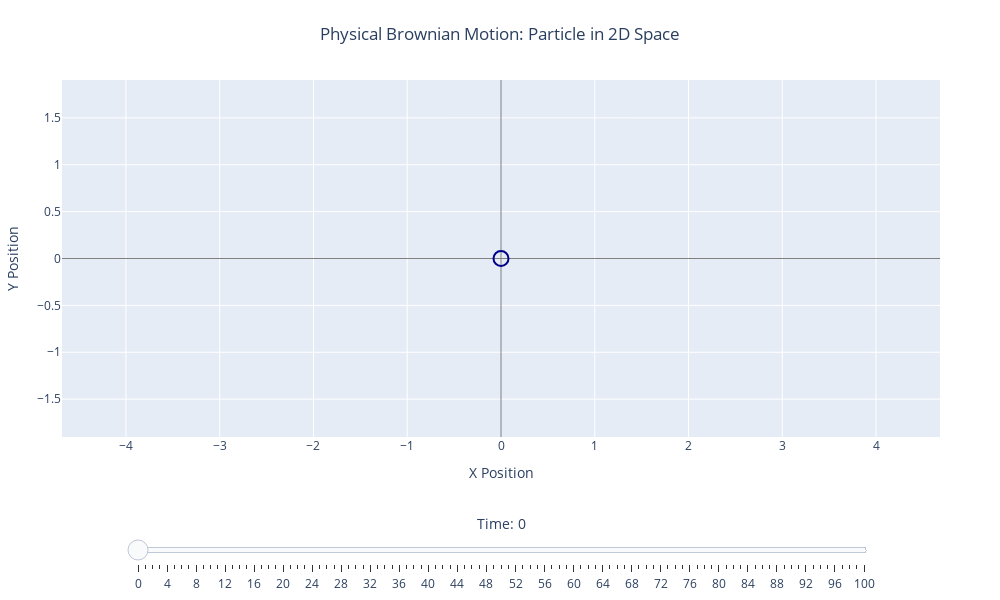

Notebook source saved alongside this figure:
### Markdown cell above
---

### Continuous-Time Stochastic Processes

#### Brownian Motion / Wiener Process

**Brownian motion** and **Wiener process** refer to the same mathematical object, though they emphasize different perspectives:
- **Brownian motion**: The physical phenomenon of random particle movement
- **Wiener process**: The rigorous mathematical formulation

### Code cell
import numpy as np
import plotly.graph_objects as go

def interactive_brownian_particle(n_steps=500, step_size=0.1):
    """
    Interactive visualization of a single particle undergoing Brownian motion.
    
    Parameters:
    n_steps (int): Number of time steps
    step_size (float): Size of each random step
    """
    # Generate the full trajectory
    dx = np.random.normal(0, step_size, n_steps)
    dy = np.random.normal(0, step_size, n_steps)
    
    x = np.cumsum(np.insert(dx, 0, 0))
    y = np.cumsum(np.insert(dy, 0, 0))
    
    # Calculate symmetric axis limits
    max_range = max(abs(x).max(), abs(y).max()) + 1
    
    # Create frames for animation
    frames = []
    for i in range(len(x)):
        frames.append(go.Frame(
            data=[go.Scatter(
                x=[x[i]], 
                y=[y[i]],
                mode='markers',
                marker=dict(size=15, color='rgba(0,0,139,0)', 
                           line=dict(width=2, color='darkblue')),
                showlegend=False
            )],
            name=str(i)
        ))
    
    # Initial figure
    fig = go.Figure(
        data=[go.Scatter(
            x=[x[0]], 
            y=[y[0]],
            mode='markers',
            marker=dict(size=15, color='rgba(0,0,139,0)', 
                       line=dict(width=2, color='darkblue')),
            showlegend=False
        )],
        frames=frames
    )
    
    # Clean layout with symmetric axes - horizontal rectangle
    fig.update_layout(
        width=1000,
        height=600,
        title={
            'text': 'Physical Brownian Motion: Particle in 2D Space',
            'x': 0.5,
            'xanchor': 'center'
        },
        xaxis=dict(
            title='X Position',
            range=[-max_range, max_range],
            showgrid=True,
            zeroline=True,
            zerolinewidth=1,
            zerolinecolor='gray'
        ),
        yaxis=dict(
            title='Y Position',
            range=[-max_range, max_range],
            scaleanchor="x",
            scaleratio=1,
            showgrid=True,
            zeroline=True,
            zerolinewidth=1,
            zerolinecolor='gray'
        ),
        margin=dict(l=60, r=60, t=80, b=120),
        sliders=[{
            'steps': [
                {
                    'args': [[f.name], {'frame': {'duration': 0}, 'mode': 'immediate'}],
                    'label': str(i),
                    'method': 'animate'
                }
                for i, f in enumerate(frames)
            ],
            'active': 0,
            'y': -0.15,
            'len': 0.85,
            'x': 0.075,
            'currentvalue': {
                'prefix': 'Time: ',
                'visible': True,
                'xanchor': 'center',
                'font': {'size': 14}
            }
        }]
    )
    
    fig.show()

# Run simulation
interactive_brownian_particle(n_steps=100, step_size=0.15)

### Figure 1 — Plotly figure (JSON) as saved in the notebook; plotly's stock layout.template omitted (floating-point values rounded to 4 significant figures)
{"data": [{"marker": {"color": "rgba(0,0,139,0)", "line": {"color": "darkblue", "width": 2}, "size": 15}, "mode": "markers", "showlegend": false, "type": "scatter", "x": [0], "y": [0]}], "layout": {"height": 600, "margin": {"b": 120, "l": 60, "r": 60, "t": 80}, "sliders": [{"active": 0, "currentvalue": {"font": {"size": 14}, "prefix": "Time: ", "visible": true, "xanchor": "center"}, "len": 0.85, "steps": [{"args": [["0"], {"frame": {"duration": 0}, "mode": "immediate"}], "label": "0", "method": "animate"}, {"args": [["1"], {"frame": {"duration": 0}, "mode": "immediate"}], "label": "1", "method": "animate"}, {"args": [["2"], {"frame": {"duration": 0}, "mode": "immediate"}], "label": "2", "method": "animate"}, {"args": [["3"], {"frame": {"duration": 0}, "mode": "immediate"}], "label": "3", "method": "animate"}, {"args": [["4"], {"frame": {"duration": 0}, "mode": "immediate"}], "label": "4", "method": "animate"}, {"args": [["5"], {"frame": {"duration": 0}, "mode": "immediate"}], "label": "5", "method": "animate"}, {"args": [["6"], {"frame": {"duration": 0}, "mode": "immediate"}], "label": "6", "method": "animate"}, {"args": [["7"], {"frame": {"duration": 0}, "mode": "immediate"}], "label": "7", "method": "animate"}, {"args": [["8"], {"frame": {"duration": 0}, "mode": "immediate"}], "label": "8", "method": "animate"}, {"args": [["9"], {"frame": {"duration": 0}, "mode": "immediate"}], "label": "9", "method": "animate"}, {"args": [["10"], {"frame": {"duration": 0}, "mode": "immediate"}], "label": "10", "method": "animate"}, {"args": [["11"], {"frame": {"duration": 0}, "mode": "immediate"}], "label": "11", "method": "animate"}, {"args": [["12"], {"frame": {"duration": 0}, "mode": "immediate"}], "label": "12", "method": "animate"}, {"args": [["13"], {"frame": {"duration": 0}, "mode": "immediate"}], "label": "13", "method": "animate"}, {"args": [["14"], {"frame": {"duration": 0}, "mode": "immediate"}], "label": "14", "method": "animate"}, {"args": [["15"], {"frame": {"duration": 0}, "mode": "immediate"}], "label": "15", "method": "animate"}, {"args": [["16"], {"frame": {"duration": 0}, "mode": "immediate"}], "label": "16", "method": "animate"}, {"args": [["17"], {"frame": {"duration": 0}, "mode": "immediate"}], "label": "17", "method": "animate"}, {"args": [["18"], {"frame": {"duration": 0}, "mode": "immediate"}], "label": "18", "method": "animate"}, {"args": [["19"], {"frame": {"duration": 0}, "mode": "immediate"}], "label": "19", "method": "animate"}, {"args": [["20"], {"frame": {"duration": 0}, "mode": "immediate"}], "label": "20", "method": "animate"}, {"args": [["21"], {"frame": {"duration": 0}, "mode": "immediate"}], "label": "21", "method": "animate"}, {"args": [["22"], {"frame": {"duration": 0}, "mode": "immediate"}], "label": "22", "method": "animate"}, {"args": [["23"], {"frame": {"duration": 0}, "mode": "immediate"}], "label": "23", "method": "animate"}, {"args": [["24"], {"frame": {"duration": 0}, "mode": "immediate"}], "label": "24", "method": "animate"}, {"args": [["25"], {"frame": {"duration": 0}, "mode": "immediate"}], "label": "25", "method": "animate"}, {"args": [["26"], {"frame": {"duration": 0}, "mode": "immediate"}], "label": "26", "method": "animate"}, {"args": [["27"], {"frame": {"duration": 0}, "mode": "immediate"}], "label": "27", "method": "animate"}, {"args": [["28"], {"frame": {"duration": 0}, "mode": "immediate"}], "label": "28", "method": "animate"}, {"args": [["29"], {"frame": {"duration": 0}, "mode": "immediate"}], "label": "29", "method": "animate"}, {"args": [["30"], {"frame": {"duration": 0}, "mode": "immediate"}], "label": "30", "method": "animate"}, {"args": [["31"], {"frame": {"duration": 0}, "mode": "immediate"}], "label": "31", "method": "animate"}, {"args": [["32"], {"frame": {"duration": 0}, "mode": "immediate"}], "label": "32", "method": "animate"}, {"args": [["33"], {"frame": {"duration": 0}, "mode": "immediate"}], "label": "33", "method": "animate"}, {"args": [["34"], {"frame": {"duration": 0}, "mode": "immediate"}], "label": "34", "method": "animate"}, {"args": [["35"], {"frame": {"duration": 0}, "mode": "immediate"}], "label": "35", "method": "animate"}, {"args": [["36"], {"frame": {"duration": 0}, "mode": "immediate"}], "label": "36", "method": "animate"}, {"args": [["37"], {"frame": {"duration": 0}, "mode": "immediate"}], "label": "37", "method": "animate"}, {"args": [["38"], {"frame": {"duration": 0}, "mode": "immediate"}], "label": "38", "method": "animate"}, {"args": [["39"], {"frame": {"duration": 0}, "mode": "immediate"}], "label": "39", "method": "animate"}, {"args": [["40"], {"frame": {"duration": 0}, "mode": "immediate"}], "label": "40", "method": "animate"}, {"args": [["41"], {"frame": {"duration": 0}, "mode": "immediate"}], "label": "41", "method": "animate"}, {"args": [["42"], {"frame": {"duration": 0}, "mode": "immediate"}], "label": "42", "method": "animate"}, {"args": [["43"], {"frame": {"duration": 0}, "mode": "immediate"}], "label": "43", "method": "animate"}, {"args": [["44"], {"frame": {"duration": 0}, "mode": "immediate"}], "label": "44", "method": "animate"}, {"args": [["45"], {"frame": {"duration": 0}, "mode": "immediate"}], "label": "45", "method": "animate"}, {"args": [["46"], {"frame": {"duration": 0}, "mode": "immediate"}], "label": "46", "method": "animate"}, {"args": [["47"], {"frame": {"duration": 0}, "mode": "immediate"}], "label": "47", "method": "animate"}, {"args": [["48"], {"frame": {"duration": 0}, "mode": "immediate"}], "label": "48", "method": "animate"}, {"args": [["49"], {"frame": {"duration": 0}, "mode": "immediate"}], "label": "49", "method": "animate"}, {"args": [["50"], {"frame": {"duration": 0}, "mode": "immediate"}], "label": "50", "method": "animate"}, {"args": [["51"], {"frame": {"duration": 0}, "mode": "immediate"}], "label": "51", "method": "animate"}, {"args": [["52"], {"frame": {"duration": 0}, "mode": "immediate"}], "label": "52", "method": "animate"}, {"args": [["53"], {"frame": {"duration": 0}, "mode": "immediate"}], "label": "53", "method": "animate"}, {"args": [["54"], {"frame": {"duration": 0}, "mode": "immediate"}], "label": "54", "method": "animate"}, {"args": [["55"], {"frame": {"duration": 0}, "mode": "immediate"}], "label": "55", "method": "animate"}, {"args": [["56"], {"frame": {"duration": 0}, "mode": "immediate"}], "label": "56", "method": "animate"}, {"args": [["57"], {"frame": {"duration": 0}, "mode": "immediate"}], "label": "57", "method": "animate"}, {"args": [["58"], {"frame": {"duration": 0}, "mode": "immediate"}], "label": "58", "method": "animate"}, {"args": [["59"], {"frame": {"duration": 0}, "mode": "immediate"}], "label": "59", "method": "animate"}, {"args": [["60"], {"frame": {"duration": 0}, "mode": "immediate"}], "label": "60", "method": "animate"}, {"args": [["61"], {"frame": {"duration": 0}, "mode": "immediate"}], "label": "61", "method": "animate"}, {"args": [["62"], {"frame": {"duration": 0}, "mode": "immediate"}], "label": "62", "method": "animate"}, {"args": [["63"], {"frame": {"duration": 0}, "mode": "immediate"}], "label": "63", "method": "animate"}, {"args": [["64"], {"frame": {"duration": 0}, "mode": "immediate"}], "label": "64", "method": "animate"}, {"args": [["65"], {"frame": {"duration": 0}, "mode": "immediate"}], "label": "65", "method": "animate"}, {"args": [["66"], {"frame": {"duration": 0}, "mode": "immediate"}], "label": "66", "method": "animate"}, {"args": [["67"], {"frame": {"duration": 0}, "mode": "immediate"}], "label": "67", "method": "animate"}, {"args": [["68"], {"frame": {"duration": 0}, "mode": "immediate"}], "label": "68", "method": "animate"}, {"args": [["69"], {"frame": {"duration": 0}, "mode": "immediate"}], "label": "69", "method": "animate"}, {"args": [["70"], {"frame": {"duration": 0}, "mode": "immediate"}], "label": "70", "method": "animate"}, {"args": [["71"], {"frame": {"duration": 0}, "mode": "immediate"}], "label": "71", "method": "animate"}, {"args": [["72"], {"frame": {"duration": 0}, "mode": "immediate"}], "label": "72", "method": "animate"}, {"args": [["73"], {"frame": {"duration": 0}, "mode": "immediate"}], "label": "73", "method": "animate"}, {"args": [["74"], {"frame": {"duration": 0}, "mode": "immediate"}], "label": "74", "method": "animate"}, {"args": [["75"], {"frame": {"duration": 0}, "mode": "immediate"}], "label": "75", "method": "animate"}, {"args": [["76"], {"frame": {"duration": 0}, "mode": "immediate"}], "label": "76", "method": "animate"}, {"args": [["77"], {"frame": {"duration": 0}, "mode": "immediate"}], "label": "77", "method": "animate"}, {"args": [["78"], {"frame": {"duration": 0}, "mode": "immediate"}], "label": "78", "method": "animate"}, {"args": [["79"], {"frame": {"duration": 0}, "mode": "immediate"}], "label": "79", "method": "animate"}, {"args": [["80"], {"frame": {"duration": 0}, "mode": "immediate"}], "label": "80", "method": "animate"}, {"args": [["81"], {"frame": {"duration": 0}, "mode": "immediate"}], "label": "81", "method": "animate"}, {"args": [["82"], {"frame": {"duration": 0}, "mode": "immediate"}], "label": "82", "method": "animate"}, {"args": [["83"], {"frame": {"duration": 0}, "mode": "immediate"}], "label": "83", "method": "animate"}, {"args": [["84"], {"frame": {"duration": 0}, "mode": "immediate"}], "label": "84", "method": "animate"}, {"args": [["85"], {"frame": {"duration": 0}, "mode": "immediate"}], "label": "85", "method": "animate"}, {"args": [["86"], {"frame": {"duration": 0}, "mode": "immediate"}], "label": "86", "method": "animate"}, {"args": [["87"], {"frame": {"duration": 0}, "mode": "immediate"}], "label": "87", "method": "animate"}, {"args": [["88"], {"frame": {"duration": 0}, "mode": "immediate"}], "label": "88", "method": "animate"}, {"args": [["89"], {"frame": {"duration": 0}, "mode": "immediate"}], "label": "89", "method": "animate"}, {"args": [["90"], {"frame": {"duration": 0}, "mode": "immediate"}], "label": "90", "method": "animate"}, {"args": [["91"], {"frame": {"duration": 0}, "mode": "immediate"}], "label": "91", "method": "animate"}, {"args": [["92"], {"frame": {"duration": 0}, "mode": "immediate"}], "label": "92", "method": "animate"}, {"args": [["93"], {"frame": {"duration": 0}, "mode": "immediate"}], "label": "93", "method": "animate"}, {"args": [["94"], {"frame": {"duration": 0}, "mode": "immediate"}], "label": "94", "method": "animate"}, {"args": [["95"], {"frame": {"duration": 0}, "mode": "immediate"}], "label": "95", "method": "animate"}, {"args": [["96"], {"frame": {"duration": 0}, "mode": "immediate"}], "label": "96", "method": "animate"}, {"args": [["97"], {"frame": {"duration": 0}, "mode": "immediate"}], "label": "97", "method": "animate"}, {"args": [["98"], {"frame": {"duration": 0}, "mode": "immediate"}], "label": "98", "method": "animate"}, {"args": [["99"], {"frame": {"duration": 0}, "mode": "immediate"}], "label": "99", "method": "animate"}, {"args": [["100"], {"frame": {"duration": 0}, "mode": "immediate"}], "label": "100", "method": "animate"}], "x": 0.075, "y": -0.15}], "title": {"text": "Physical Brownian Motion: Particle in 2D Space", "x": 0.5, "xanchor": "center"}, "width": 1000, "xaxis": {"range": [-1.895, 1.895], "showgrid": true, "title": {"text": "X Position"}, "zeroline": true, "zerolinecolor": "gray", "zerolinewidth": 1}, "yaxis": {"range": [-1.895, 1.895], "scaleanchor": "x", "scaleratio": 1, "showgrid": true, "title": {"text": "Y Position"}, "zeroline": true, "zerolinecolor": "gray", "zerolinewidth": 1}}}
